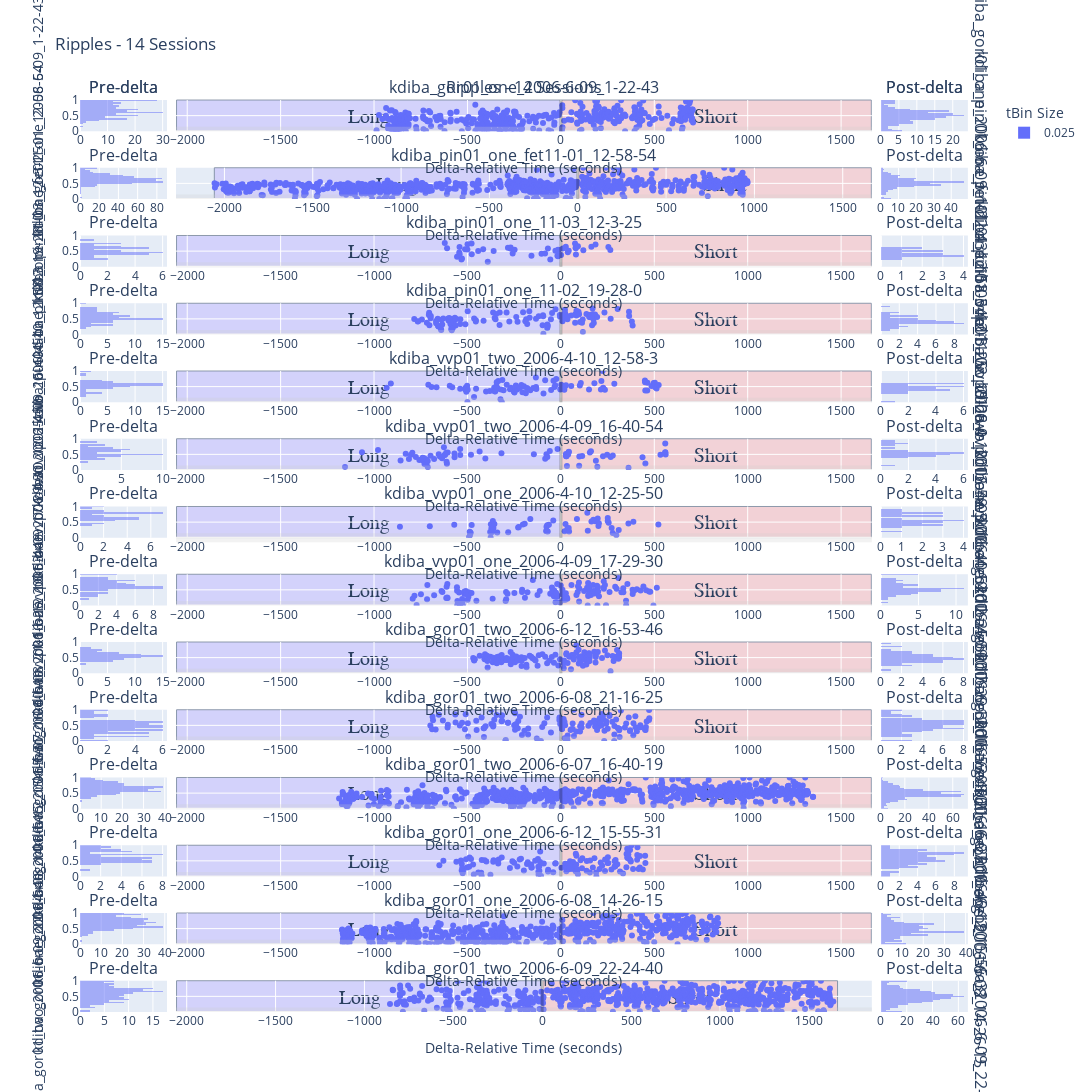

Source (notebook cell):
### Markdown cell above
# Plotting functions

### Code cell
from pyphoplacecellanalysis.General.Model.Configs.LongShortDisplayConfig import PlottingHelpers
# from pyphoplacecellanalysis.SpecificResults.AcrossSessionResults import plot_across_sessions_scatter_results

# Example usage:
all_session_figures = plot_across_sessions_scatter_results(collected_outputs_directory, concatenated_laps_df=all_sessions_laps_df, concatenated_ripple_df=all_sessions_ripple_df,
														#    enabled_time_bin_sizes=[0.03, 0.10],
														   earliest_delta_aligned_t_start=earliest_delta_aligned_t_start, latest_delta_aligned_t_end=latest_delta_aligned_t_end,
														   laps_title_prefix=f"Laps", ripple_title_prefix=f"Ripples", save_figures=True, figure_save_extension=['.html','.png'], is_dark_mode=is_dark_mode)
fig_laps, fig_ripples = all_session_figures[0]
# fig_laps.update_layout(fig_size_kwargs)
# fig_ripples.update_layout(fig_size_kwargs)

# fig_laps.show()
fig_ripples.show()
# fig_laps.write_html(f"../output/{TODAY_DAY_DATE}_AcrossSession_fig_laps.html")
# fig_ripples.write_html(f"../output/{TODAY_DAY_DATE}_AcrossSession_fig_ripples.html")
